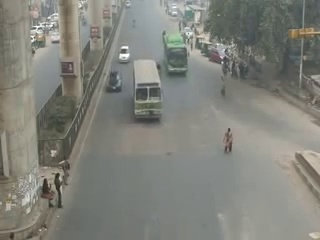
#> input picture feedToDensity/bg/frame0.jpg, 320 x 240 px
$ python backgroundImage.py
#> lines starting #> are read from the running program, lines starting #| are printed output that depends on the picture; after the words box and inside, x2 and y2 are one past the last pixel; in counts of white or black regions, pixels touching at a corner belong together
import cv2
import numpy as np

img1 = cv2.imread('bg/frame0.jpg')
#> img1 is the input picture: shape (240, 320, 3); mean B, G, R 123, 130.2, 129.3
img2 = cv2.imread('bg/frame1.jpg')
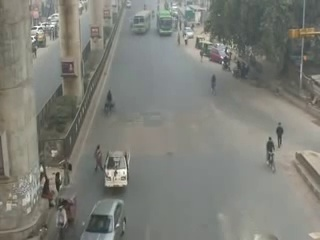
#> input picture feedToDensity/bg/frame1.jpg, 320 x 240 px
#> img2 is the input picture: shape (240, 320, 3); mean B, G, R 120.1, 126.9, 125.9
img3 = cv2.imread('bg/frame2.jpg')
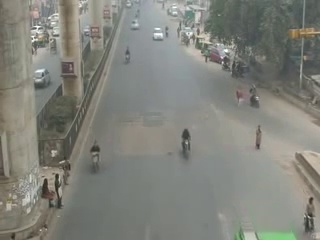
#> input picture feedToDensity/bg/frame2.jpg, 320 x 240 px
#> img3 is the input picture: shape (240, 320, 3); mean B, G, R 123.4, 130.8, 129.5

img_overlap = cv2.imread('bg/overlap.jpg')
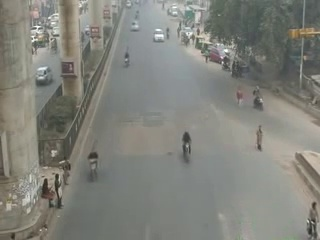
#> input picture feedToDensity/bg/overlap.jpg, 320 x 240 px
#> img_overlap is the input picture: shape (240, 320, 3); mean B, G, R 123.4, 130.5, 129.6

#############mask##############
mask1 = np.zeros(img1.shape, dtype=np.uint8)
mask2 = np.zeros(img2.shape, dtype=np.uint8)
mask3 = np.zeros(img3.shape, dtype=np.uint8)

mask4 = np.ones(img_overlap.shape, dtype=np.uint8)*255
mask5 = np.ones(img_overlap.shape, dtype=np.uint8)*255
mask6 = np.ones(img_overlap.shape, dtype=np.uint8)*255

##########roi vertices##########
roi_corners1 = np.array([[(250,120),(355,250),(44,250),(90,120)]], dtype=np.int32)
roi_corners2 = np.array([[(170,30),(194,54),(112,54),(120,30)]], dtype=np.int32)
roi_corners3 = np.array([[(194,55),(250,119),(90,119),(112,55)]], dtype=np.int32)

#############computation#########
channel_count1 = img1.shape[2]
#> channel_count1 = 3
channel_count2 = img2.shape[2]
#> channel_count2 = 3
channel_count3 = img3.shape[2]
#> channel_count3 = 3

###########color to be filled#########
ignore_mask_color1 = (255,)*channel_count1
#> ignore_mask_color1 = (255, 255, 255)
ignore_mask_color2 = (255,)*channel_count2
#> ignore_mask_color2 = (255, 255, 255)
ignore_mask_color3 = (255,)*channel_count3
#> ignore_mask_color3 = (255, 255, 255)

ignore_mask_color4 = (0,)*channel_count1
#> ignore_mask_color4 = (0, 0, 0)
ignore_mask_color5 = (0,)*channel_count2
ignore_mask_color6 = (0,)*channel_count3

##############filling#############
cv2.fillPoly(mask1, roi_corners1, ignore_mask_color1)
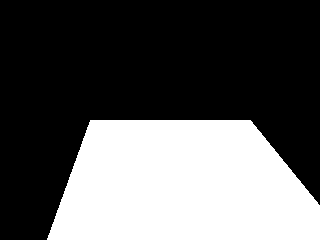
#> mask1: shape (240, 320, 3); 35.4% white; 1 white region, box (x1, y1, x2, y2) and area: (47, 120, 320, 240) 27213
cv2.fillPoly(mask2, roi_corners2, ignore_mask_color2)
#> mask2: shape (240, 320, 3); 2.2% white; 1 white region, box (x1, y1, x2, y2) and area: (112, 30, 195, 55) 1675
cv2.fillPoly(mask3, roi_corners3, ignore_mask_color3)
#> mask3: shape (240, 320, 3); 10.3% white; 1 white region, box (x1, y1, x2, y2) and area: (90, 55, 251, 120) 7927

cv2.fillPoly(mask4, roi_corners1, ignore_mask_color4)
cv2.fillPoly(mask5, roi_corners2, ignore_mask_color5)
cv2.fillPoly(mask6, roi_corners3, ignore_mask_color6)

#############masked image##########
masked_image1 = cv2.bitwise_and(img1, mask1)
masked_image2 = cv2.bitwise_and(img2, mask2)
masked_image3 = cv2.bitwise_and(img3, mask3)
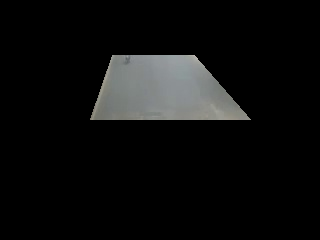
#> masked_image3: shape (240, 320, 3); mean B, G, R 14, 14.3, 13.9

masked_image4 = cv2.bitwise_and(img_overlap, mask4)
masked_image5 = cv2.bitwise_and(img_overlap, mask5)
masked_image6 = cv2.bitwise_and(img_overlap, mask6)

############background image#######

image_temp = cv2.bitwise_xor(masked_image1, masked_image3)
image = cv2.bitwise_xor(image_temp, masked_image2)

############noise reduction##########
roi_copy_1 = image[127:137, 128:160]
image[117:117+10, 128:128+32] = roi_copy_1
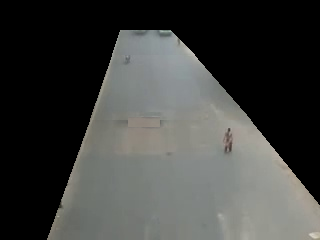
#> image: shape (240, 320, 3); mean B, G, R 63, 65.3, 64.2

roi_copy = image[125:155, 212:223]
image[125:125+30, 223:223+11] = roi_copy
#> image: shape (240, 320, 3); 0.43% of pixels changed, all inside (x1, y1, x2, y2) = (223, 125, 234, 155)

cv2.imshow('bg', image)

##########overlapping###################

overlap_image_temp = cv2.bitwise_xor(masked_image4, masked_image6)
overlap_image = cv2.bitwise_xor(overlap_image_temp, masked_image5)
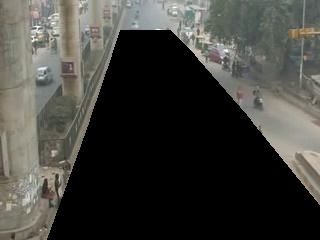
#> overlap_image: shape (240, 320, 3); mean B, G, R 60.8, 65.5, 65.7
cv2.imshow('bg1', overlap_image)

##################BACKGROUND################

bg_image = cv2.bitwise_xor(image, overlap_image)
cv2.imshow('final', bg_image)
cv2.imwrite('bg/background.jpg', bg_image)
